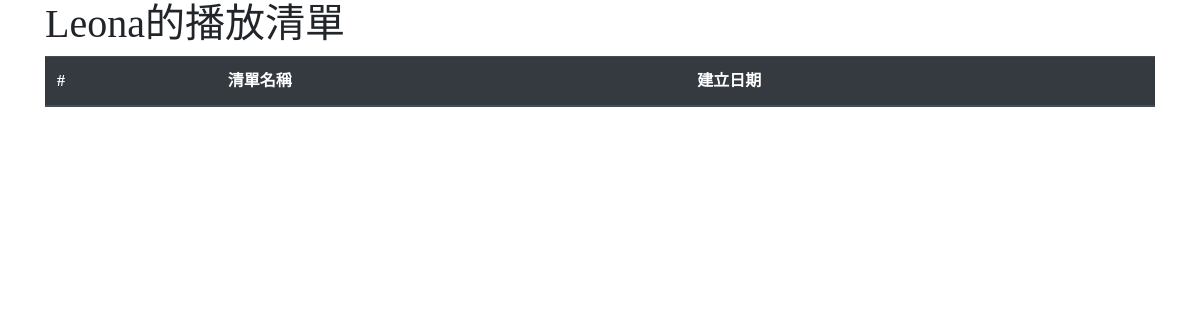
Before: /playlist/ with the older database file.
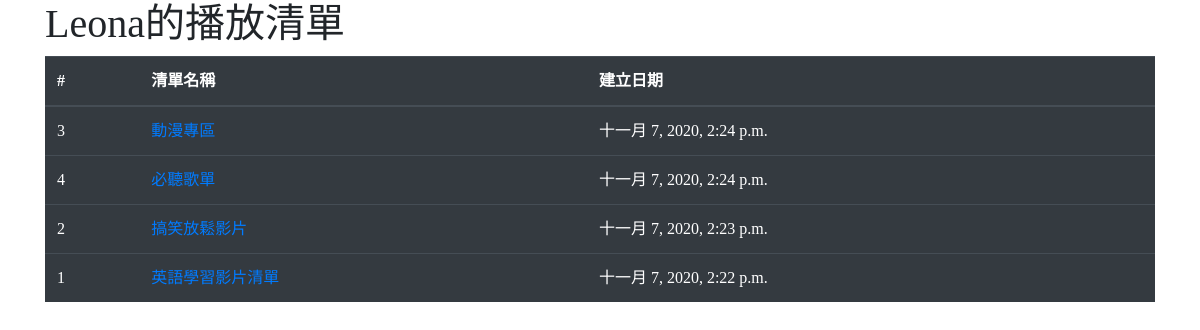
After: the same page with the newer database file.
### mysite/models.py (models this page shows, shortened)
class PlayList(models.Model):
    name = models.CharField(max_length=200)
    pub_date = models.DateTimeField(default=timezone.now)
    class Meta:
        ordering = ('-pub_date',)

### mysite/views.py (the view)
# urls.py: path('playlist/',views.playlist),   #列出所有影片的名稱
def playlist(request):
    items = PlayList.objects.all()
    return render(request, "playlist.html", locals())

### templates/playlist.html (shortened to what this page needs)
<!doctype html>
<html>
  <head>
    <link rel="stylesheet" href="https://cdn.jsdelivr.net/npm/bootstrap@4.5.3/dist/css/bootstrap.min.css">
  </head>
  <body>
    <div class="container">
    <h1>Leona的播放清單</h1>
    <table class="table table-hover table-dark">
        <thead>
          <tr>
            <th scope="col">#</th>
            <th scope="col">清單名稱</th>
            <th scope="col">建立日期</th>
          </tr>
        </thead>
        <tbody>
            {% for item in items %}
            <tr>
            <td>{{ item.id }}</td>
            <td>
                <a href="/list/{{ item.id }}/">{{ item.name }}</a>
            </td>
            <td>{{ item.pub_date }}</td>
            </tr>
            {% endfor %}
        </tbody>
      </table>
    </div>
  </body>
</html>

### templates/playlist.html (style rules this page uses)
body { font-family:微軟正黑體; }

Changed rows visible on the page:
added PlayList: id "3", name "動漫專區", pub_date "十一月 7, 2020, 2:24 p.m."
added PlayList: id "4", name "必聽歌單", pub_date "十一月 7, 2020, 2:24 p.m."
added PlayList: id "2", name "搞笑放鬆影片", pub_date "十一月 7, 2020, 2:23 p.m."
added PlayList: id "1", name "英語學習影片清單", pub_date "十一月 7, 2020, 2:22 p.m."
